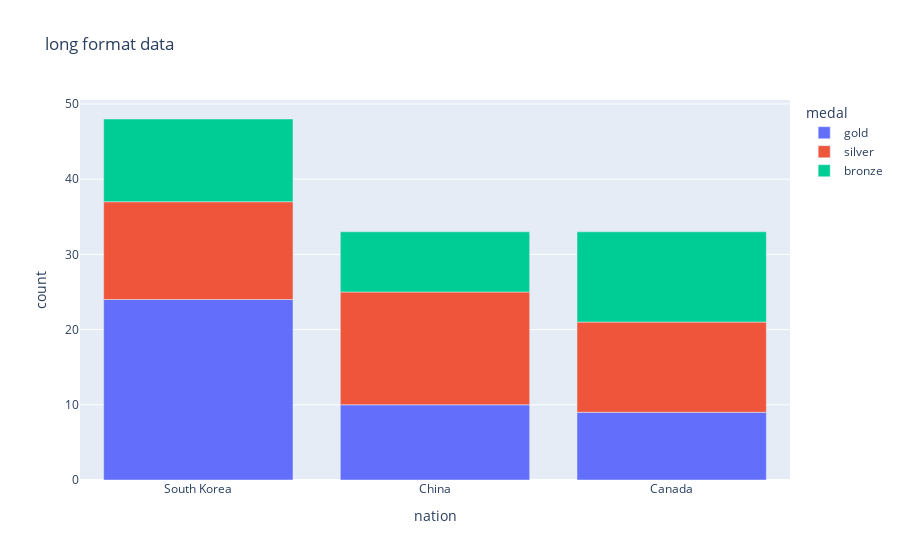

Here is the notebook cell this chart was saved with:
### Code cell
px.bar(long_data,x='nation',y='count',color='medal',title='long format data')

### Figure 1 — Plotly figure (JSON) as saved in the notebook; plotly's stock layout.template omitted (floating-point values rounded to 4 significant figures)
{"data": [{"alignmentgroup": "True", "hovertemplate": "medal=gold<br>nation=%{x}<br>count=%{y}<extra></extra>", "legendgroup": "gold", "marker": {"color": "#636efa", "pattern": {"shape": ""}}, "name": "gold", "offsetgroup": "gold", "orientation": "v", "showlegend": true, "textposition": "auto", "type": "bar", "x": ["South Korea", "China", "Canada"], "xaxis": "x", "y": [24, 10, 9], "yaxis": "y"}, {"alignmentgroup": "True", "hovertemplate": "medal=silver<br>nation=%{x}<br>count=%{y}<extra></extra>", "legendgroup": "silver", "marker": {"color": "#EF553B", "pattern": {"shape": ""}}, "name": "silver", "offsetgroup": "silver", "orientation": "v", "showlegend": true, "textposition": "auto", "type": "bar", "x": ["South Korea", "China", "Canada"], "xaxis": "x", "y": [13, 15, 12], "yaxis": "y"}, {"alignmentgroup": "True", "hovertemplate": "medal=bronze<br>nation=%{x}<br>count=%{y}<extra></extra>", "legendgroup": "bronze", "marker": {"color": "#00cc96", "pattern": {"shape": ""}}, "name": "bronze", "offsetgroup": "bronze", "orientation": "v", "showlegend": true, "textposition": "auto", "type": "bar", "x": ["South Korea", "China", "Canada"], "xaxis": "x", "y": [11, 8, 12], "yaxis": "y"}], "layout": {"autosize": true, "barmode": "relative", "legend": {"title": {"text": "medal"}, "tracegroupgap": 0}, "title": {"text": "long format data"}, "xaxis": {"anchor": "y", "autorange": true, "domain": [0, 1], "range": [-0.5, 2.5], "title": {"text": "nation"}, "type": "category"}, "yaxis": {"anchor": "x", "autorange": true, "domain": [0, 1], "range": [0, 50.53], "title": {"text": "count"}, "type": "linear"}}}
